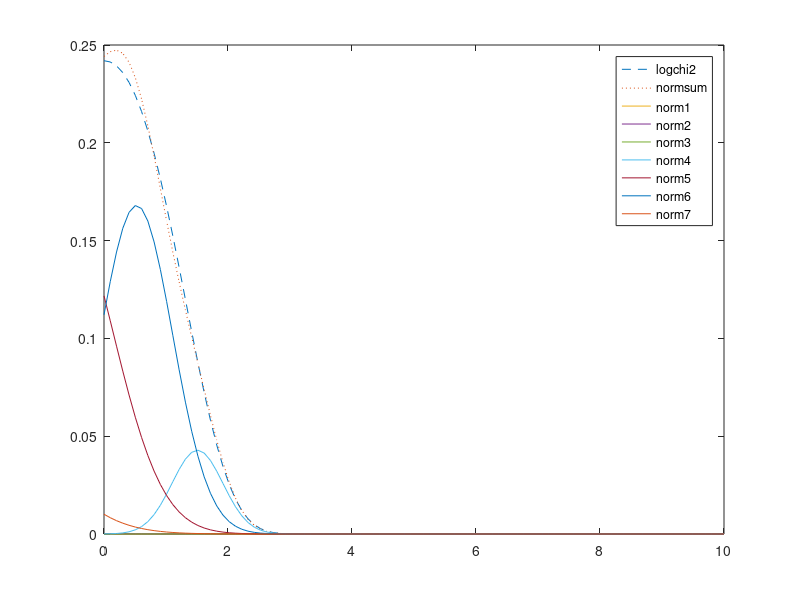

This chart was generated by the following MATLAB code:
% This is just a visual demonstration of the logchi2 normal approximation. File not included in original code.

mi = [-10.12999 -3.97281 -8.56686 2.77786 .61942 1.79518 -1.08819] - 1.2704;  %% means already adjusted!! %%
sigi = [5.79596 2.61369 5.17950 .16735 .64009 .34023 1.26261];
sqrtsigi = sqrt(sigi);
pi = [0.0073 .10556 .00002 .04395 .34001 .24566 .2575];
x = linspace(0,10)';
v = ones(100,1);
chi2 = chi2pdf(x,v);
y = exp(x);
logchi2 = chi2pdf(y,v).*y;
norms = zeros(100,7);
for i =1:7
    norms(:,i) = pi(i)*normpdf(x,mi(i),sqrtsigi(i));
end
normsum=sum(norms,2);

plot(x,logchi2,'--',x,normsum,':',x,norms);
legend('logchi2','normsum','norm1','norm2','norm3','norm4','norm5','norm6','norm7')
